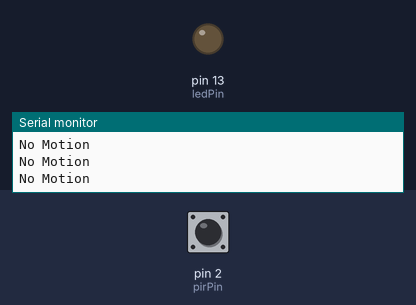
This sketch was run on a simulated Arduino Uno, built with avr-gcc and run on an emulated ATmega328P. Shown: output pins drawn as LEDs (lit = HIGH), the last lines printed to the serial monitor. Dashed ring = blinking. Inputs (shaded band) come from the test bench; at power-on: pin 2 (pirPin) LOW.

Above: at 1.2 s.
1.3 s: pin 2 (pirPin) driven HIGH
At 1.7 s:
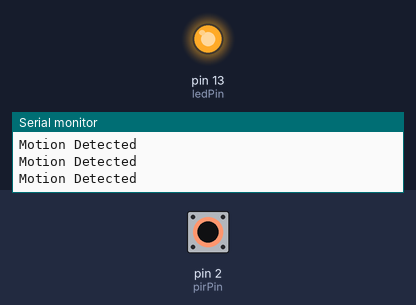
2.8 s: pin 2 (pirPin) driven LOW
At 3.9 s:
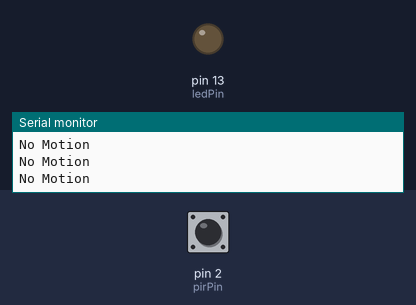
5.8 s: pin 2 (pirPin) pulsed HIGH 2 times (0.12 s each, 0.3 s apart)
At 6.16 s:
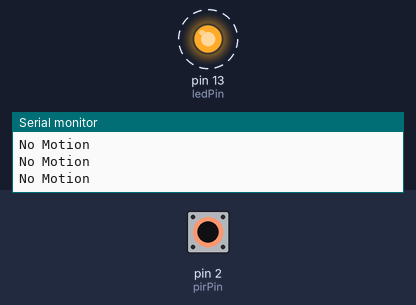
9.4 s: pin 2 (pirPin) pulsed HIGH 2 times (0.12 s each, 0.3 s apart)
At 10.6 s:
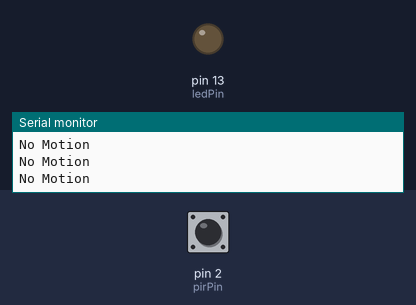
Timing chart, 0 to 12.4 s (numbered marks = the images above; inputs shaded):
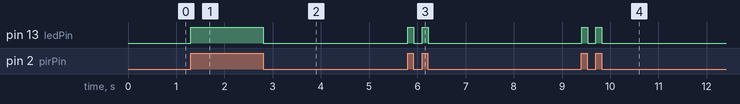

The sketch:

M1T1P.ino
```cpp
int pirPin = 2;  // the digital pin connected to the PIR sensor's output
int ledPin = 13; // the digital pin connected to the led

void setup()
{
  Serial.begin(9600);
  pinMode(pirPin, INPUT);
  pinMode(ledPin, OUTPUT);
  digitalWrite(pirPin, LOW);
}

void loop()
{
  if(digitalRead(pirPin) == HIGH){
    digitalWrite(ledPin, HIGH); //turn on led
    Serial.println("Motion Detected"); //print motion on serial monitor
  }
  if(digitalRead(pirPin) == LOW){
    digitalWrite(ledPin, LOW); // turn off led
    Serial.println("No Motion"); //print no motion on serial monitor
  }
}
```

Measured:
- after the input at 1.3 s, pin 13 (ledPin): LOW → HIGH at once
- after the input at 2.8 s, pin 13 (ledPin): HIGH → LOW at once
- after the input at 5.8 s, pin 13 (ledPin): alternates HIGH for 0.12 s and LOW for 0.17 s, 4 changes in all, then stays LOW, starting at once
- after the input at 9.4 s, pin 13 (ledPin): alternates HIGH for 0.12 s and LOW for 0.17 s, 4 changes in all, then stays LOW, starting at once
